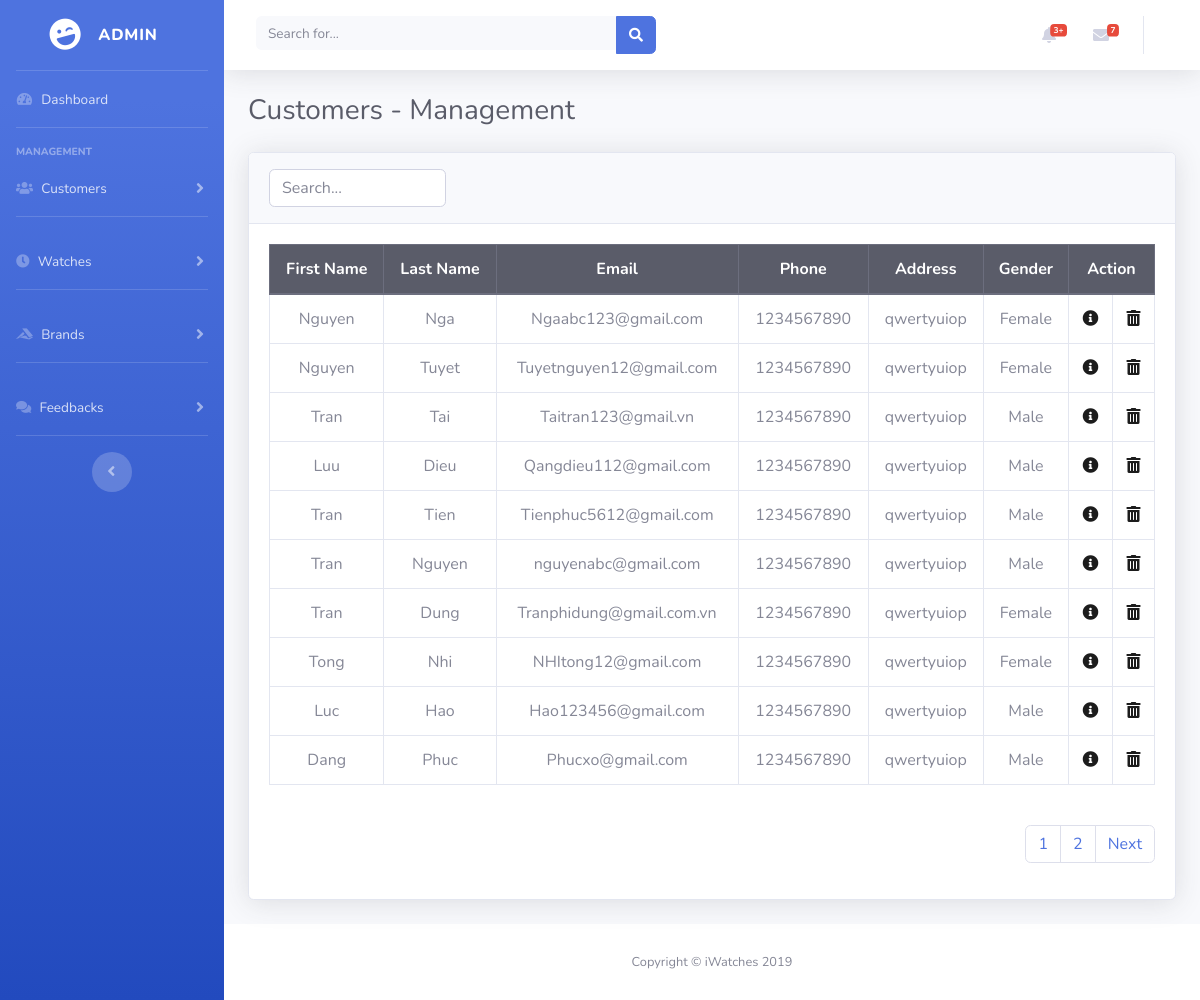
/Admin/customer.php, run on the app's committed database.
### tables this page shows
CREATE TABLE `customer` (
  `ID` int(11) NOT NULL,
  `FirstName` varchar(50) DEFAULT NULL,
  `LastName` varchar(50) DEFAULT NULL,
  `Email` varchar(50) NOT NULL,
  `Password` varchar(50) NOT NULL,
  `Phone` varchar(50) DEFAULT NULL,
  `Address` varchar(50) DEFAULT NULL,
  `Avatar` varchar(256) NOT NULL,
  `Gender` varchar(10) DEFAULT NULL,
  `Role` int(11) NOT NULL,
  `CreateAt` date NOT NULL
);

### Admin/Controller/CustomerController.php (called while the page is built, shortened)
<?php
class CustomerController {
	public function getView(){
		$page = $this->getPagination();
		$customers = $this->getCustomer();
		require_once('View/customer.php');
	}
	public function getPagination(){
		include_once('Model/Pagination.php');
		include_once('Model/Model.php');
		$Model = new Model();
		$customers = $Model->selectAll('customer');
		$config = [
		    'total' => (int)count($customers),
		    'limit' => 10,
		    'full' => false
		];
		$page = new Pagination($config);
		return $page;
	}
	public function getCustomer(){
		include_once('Model/CustomerModel.php');
		$CustomerModel = new CustomerModel();
		if (isset($_GET['page'])) {
		    $page = $_GET['page'];
		} else {
		    $page = 1;
		}
		$limit 		= 10;
		$offset 	= ($page-1) * $limit;
		$customers 	= $CustomerModel->getCustomerPagination('customer', $offset, $limit);
		return $customers;
	}
}
?>

### Admin/customer.php (called while the page is built, shortened)
<?php
require_once('Controller/CustomerController.php');
$CustomerController = new CustomerController();
$CustomerController->getView();
?>

### Admin/Model/CustomerModel.php (called while the page is built, shortened)
<?php
class CustomerModel {
	public function getCustomerPagination($table, $offset, $limit){
		$db 	= new Database();
		$conn 	= $db->dbConnect();
		$sql = "SELECT * FROM $table ORDER BY ID DESC LIMIT ?, ?";
		$statement 	= $conn->prepare($sql);
		$statement->bind_param("ii", $offset, $limit);
		$statement->execute();
		$arr = array();
		$results = $statement->get_result();
		if ($results->num_rows > 0) {
			while($row = $results->fetch_assoc()) {
			 	$arr[] = $row;
			}
		}
		return $arr;
	}
}
?>

### Admin/Model/Model.php (called while the page is built, shortened)
<?php
class Model {
	public function selectAll($table){
		$db 	= new Database();
		$conn 	= $db->dbConnect();
		$sql 		= "SELECT * FROM $table";
		$statement 	= $conn->prepare($sql);
		$statement->execute();
		$arr = array();
		$results = $statement->get_result();
		while($row = $results->fetch_assoc()) {
		 	$arr[] = $row;
		}
		return $arr;
	}
}
?>

### Admin/View/customer.php (the view, shortened to what this page needs)
<?php
include('header.php');
?>
	<div class="container-fluid">
  		<h1 class="h3 mb-4 text-gray-800">Customers - Management</h1>
        <div class="card shadow mb-4">
        	<div class="card-header py-3">
              	<input type="search" class="form-control float-left table-search" placeholder="Search..." id="search">
            </div>
            <div class="card-body">
              	<div class="table-responsive">
                	<table class="table table-bordered table-hover customer" width="100%" cellspacing="0">
                  		<thead class="thead-dark text-center">
		                    <tr>
		                      	<th>First Name</th>
		                      	<th>Last Name</th>
		                      	<th>Email</th>
		                      	<th>Phone</th>
		                      	<th>Address</th>
		                      	<th>Gender</th>
		                      	<th colspan="2">Action</th>
		                    </tr>
                  		</thead>
                      <?php
                      if (count($customers) > 0) {
                      ?>
                  		<tbody class="text-center" id="dataTable">
                  			<?php
                  			foreach ($customers as $customer) {
                  			?>
		                    <tr>
		                      	<td><?=$customer['FirstName']?></td>
		                      	<td><?=$customer['LastName']?></td>
		                      	<td><?=$customer['Email']?></td>
		                      	<td><?=$customer['Phone']?></td>
		                      	<td><?=$customer['Address']?></td>
		                      	<td><?=$customer['Gender']?></td>
                            <td>
                              <a href="view_customer.php?id=<?=$customer['ID']?>" style="color: #1c1c1c">
                                <i class="fas fa-info-circle"></i>
                              </a>
                            </td>
		                      	<td>
                              <a href="#" data-toggle="modal" data-target="#confirm-delete<?=$customer['ID']?>" style="color: #1c1c1c">
                                <i class="fas fa-trash-alt"></i>
                              </a>
                            </td>
		                    </tr>
		                    <?php
	                	   }
		                    ?>
                  		</tbody>
                      <?php
                      }
                      ?>
                	</table>
                	<nav class="mt-4 float-right" aria-label="Page navigation example">
                		<?=$page->getPagination()?>
                	</nav>
              	</div>
            </div>
      	</div>
	</div>
<?php
include('footer.php');
?>

### data on the page
customer: FirstName "Nguyen", LastName "Nga", Email "Ngaabc123@gmail.com", Phone "1234567890", Address "qwertyuiop", Gender "Female"
customer: FirstName "Nguyen", LastName "Tuyet", Email "Tuyetnguyen12@gmail.com", Phone "1234567890", Address "qwertyuiop", Gender "Female"
customer: FirstName "Tran", LastName "Tai", Email "Taitran123@gmail.vn", Phone "1234567890", Address "qwertyuiop", Gender "Male"
customer: FirstName "Luu", LastName "Dieu", Email "Qangdieu112@gmail.com", Phone "1234567890", Address "qwertyuiop", Gender "Male"
customer: FirstName "Tran", LastName "Tien", Email "Tienphuc5612@gmail.com", Phone "1234567890", Address "qwertyuiop", Gender "Male"
customer: FirstName "Tran", LastName "Nguyen", Email "nguyenabc@gmail.com", Phone "1234567890", Address "qwertyuiop", Gender "Male"
customer: FirstName "Tran", LastName "Dung", Email "Tranphidung@gmail.com.vn", Phone "1234567890", Address "qwertyuiop", Gender "Female"
customer: FirstName "Tong", LastName "Nhi", Email "NHItong12@gmail.com", Phone "1234567890", Address "qwertyuiop", Gender "Female"
customer: FirstName "Luc", LastName "Hao", Email "Hao123456@gmail.com", Phone "1234567890", Address "qwertyuiop", Gender "Male"
customer: FirstName "Dang", LastName "Phuc", Email "Phucxo@gmail.com", Phone "1234567890", Address "qwertyuiop", Gender "Male"
